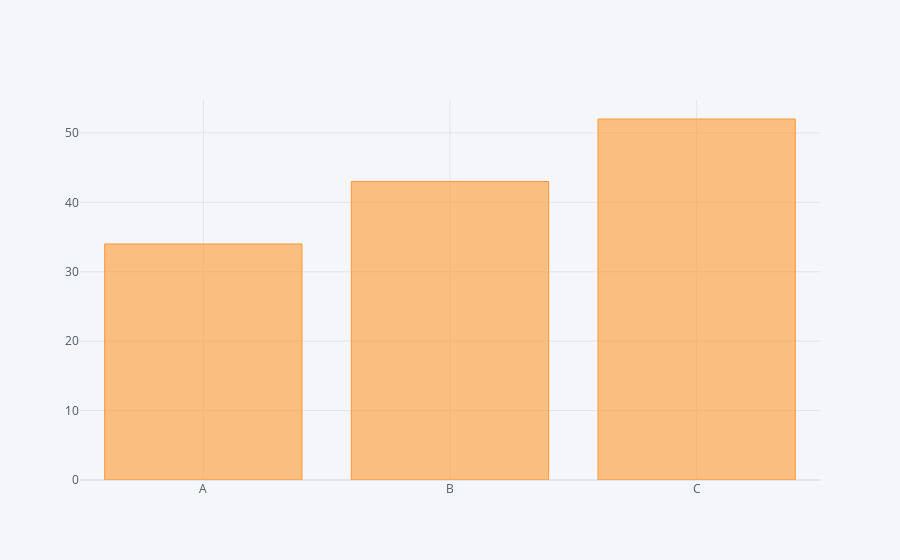

Notebook source saved alongside this figure:
### Code cell
df2.iplot(kind = 'bar', x = 'Category', y = 'Values') # x-axis needs to be a categorical variable for bar plot

### Figure 1 — Plotly figure (JSON) as saved in the notebook; plotly's stock layout.template omitted (floating-point values rounded to 4 significant figures)
{"data": [{"marker": {"color": "rgba(255, 153, 51, 0.6)", "line": {"color": "rgba(255, 153, 51, 1.0)", "width": 1}}, "name": "Values", "orientation": "v", "text": "", "type": "bar", "x": ["A", "B", "C"], "y": [34, 43, 52]}], "layout": {"legend": {"bgcolor": "#F5F6F9", "font": {"color": "#4D5663"}}, "paper_bgcolor": "#F5F6F9", "plot_bgcolor": "#F5F6F9", "title": {"font": {"color": "#4D5663"}}, "xaxis": {"gridcolor": "#E1E5ED", "showgrid": true, "tickfont": {"color": "#4D5663"}, "title": {"font": {"color": "#4D5663"}, "text": ""}, "zerolinecolor": "#E1E5ED"}, "yaxis": {"gridcolor": "#E1E5ED", "showgrid": true, "tickfont": {"color": "#4D5663"}, "title": {"font": {"color": "#4D5663"}, "text": ""}, "zerolinecolor": "#E1E5ED"}}}
